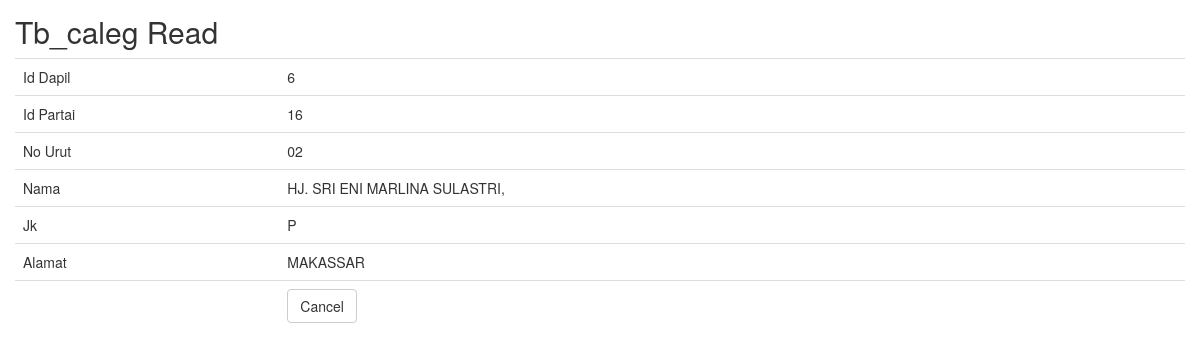
Screenshot of /tb_caleg/read/760 with the database file from the repository.
### tables this page shows
CREATE TABLE `tb_caleg` (
  `id` int(11) NOT NULL AUTO_INCREMENT,
  `id_dapil` int(11) DEFAULT NULL,
  `id_partai` int(11) DEFAULT NULL,
  `no_urut` varchar(3) DEFAULT NULL,
  `nama` varchar(30) DEFAULT NULL,
  `jk` varchar(15) DEFAULT NULL,
  `alamat` varchar(15) DEFAULT NULL,
  PRIMARY KEY (`id`) USING BTREE
);

### application/controllers/Tb_caleg.php (called while the page is built, shortened)
<?php
class Tb_caleg extends CI_Controller
{
    function __construct()
    {
        $this->load->model('Tb_caleg_model');
        $this->load->library('form_validation');
    }
    public function read($id)
    {
        $row = $this->Tb_caleg_model->get_by_id($id);
        if ($row) {
            $data = array(
		'id' => $row->id,
		'id_dapil' => $row->id_dapil,
		'id_partai' => $row->id_partai,
		'no_urut' => $row->no_urut,
		'nama' => $row->nama,
		'jk' => $row->jk,
		'alamat' => $row->alamat,
	    );
            $this->load->view('tb_caleg/tb_caleg_read', $data);
        } else {
            $this->session->set_flashdata('message', 'Record Not Found');
            redirect(site_url('tb_caleg'));
        }
    }
}

### index.php (called while the page is built, shortened)
<?php
require_once BASEPATH.'core/CodeIgniter.php';

### application/models/Tb_caleg_model.php (called while the page is built, shortened)
<?php
class Tb_caleg_model extends CI_Model
{
    public $table = 'tb_caleg';
    public $id = 'id';
    function get_by_id($id)
    {
        $this->db->where($this->id, $id);
        return $this->db->get($this->table)->row();
    }
}

### application/views/tb_caleg/tb_caleg_read.php (the view, shortened to what this page needs)
<!doctype html>
<html>
    <head>
        <link rel="stylesheet" href="<?php echo base_url('assets/bootstrap/css/bootstrap.min.css') ?>"/>
    </head>
    <body>
        <h2 style="margin-top:0px">Tb_caleg Read</h2>
        <table class="table">
	    <tr><td>Id Dapil</td><td><?php echo $id_dapil; ?></td></tr>
	    <tr><td>Id Partai</td><td><?php echo $id_partai; ?></td></tr>
	    <tr><td>No Urut</td><td><?php echo $no_urut; ?></td></tr>
	    <tr><td>Nama</td><td><?php echo $nama; ?></td></tr>
	    <tr><td>Jk</td><td><?php echo $jk; ?></td></tr>
	    <tr><td>Alamat</td><td><?php echo $alamat; ?></td></tr>
	    <tr><td></td><td><a href="<?php echo site_url('tb_caleg') ?>" class="btn btn-default">Cancel</a></td></tr>
	</table>
        </body>
</html>

### application/views/tb_caleg/tb_caleg_read.php (style rules this page uses)
body { padding: 15px; }

### rows the page displays
tb_caleg: id_dapil "6", id_partai "16", no_urut "02", nama "HJ. SRI ENI MARLINA SULASTRI,", jk "P", alamat "MAKASSAR"
